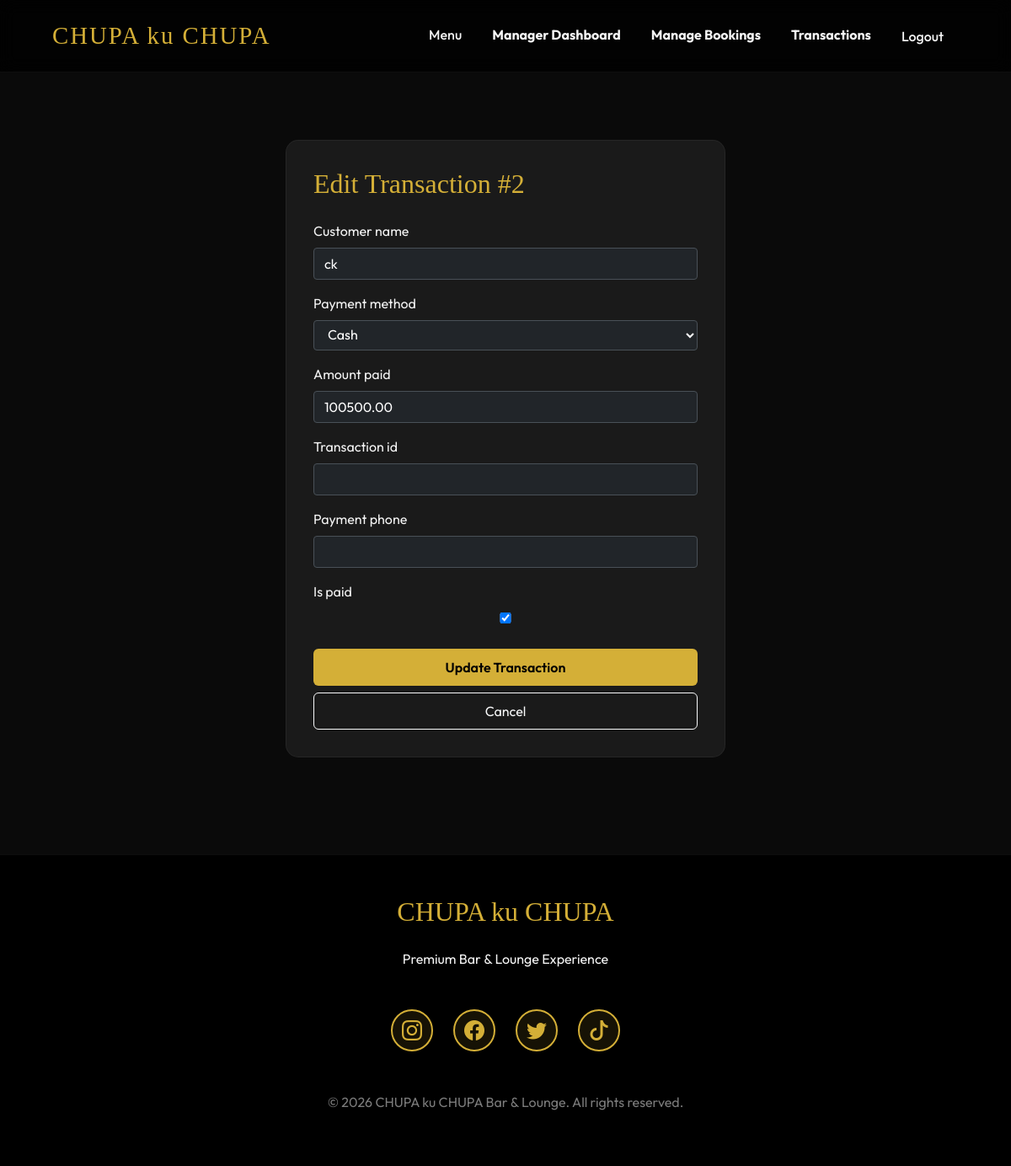
The app's page /orders/transactions/2/edit/ (signed in) with its own data.
### orders/models.py (models this page shows, shortened)
class Order(models.Model):
    staff_member = models.ForeignKey(settings.AUTH_USER_MODEL, on_delete=models.SET_NULL, null=True, related_name='recorded_orders')
    customer_name = models.CharField(max_length=200, blank=True, null=True)
    total_amount = models.DecimalField(max_digits=12, decimal_places=2, default=0.00)
    created_at = models.DateTimeField(auto_now_add=True)
    is_paid = models.BooleanField(default=False)
    payment_method = models.CharField(max_length=20, choices=[('CASH', 'Cash'), ('MOBILE_MONEY', 'Mobile Money')], default='CASH')
    amount_paid = models.DecimalField(max_digits=12, decimal_places=2, default=0.00)
    transaction_id = models.CharField(max_length=100, blank=True, null=True)
    payment_phone = models.CharField(max_length=20, blank=True, null=True)
    staff_name = models.CharField(max_length=100, blank=True, null=True, verbose_name="Staff Name")

### orders/views.py (the view)
# urls.py: path('transactions/<int:pk>/edit/', views.TransactionUpdateView.as_view(), name='transaction_edit'),
class TransactionUpdateView(LoginRequiredMixin, ManagerRequiredMixin, UpdateView):
    model = Order
    template_name = 'orders/transaction_form.html'
    fields = ['customer_name', 'payment_method', 'amount_paid', 'transaction_id', 'payment_phone', 'is_paid']
    success_url = reverse_lazy('orders:transaction_list')

### orders/views.py (called while the page is built)
    def test_func(self):
        return self.request.user.role == 'MANAGER'

### templates/orders/transaction_form.html (shortened to what this page needs)
{% extends 'base.html' %}
{% block content %}
<div class="row justify-content-center animate-fade">
    <div class="col-md-6">
        <div class="glass-card">
            <h2 class="mb-4">Edit Transaction #{{ object.id }}</h2>
            <form method="post">
                {% for field in form %}
                    <div class="mb-3">
                        <label class="form-label">{{ field.label }}</label>
                        {{ field }}
                    </div>
                {% endfor %}
                <div class="d-grid gap-2 mt-4">
                    <button type="submit" class="btn btn-gold py-2">Update Transaction</button>
                    <a href="{% url 'orders:transaction_list' %}" class="btn btn-outline-light">Cancel</a>
                </div>
            </form>
        </div>
    </div>
</div>
{% endblock %}

### templates/base.html (style rules this page uses)
:root { --primary-gold: #D4AF37; --dark-bg: #0A0A0A; --card-bg: #1A1A1A; --glass-bg: rgba(255, 255, 255, 0.05); --text-light: #F5F5F5; }
body { background-color: var(--dark-bg); color: var(--text-light); font-family: 'Outfit', sans-serif; overflow-x: hidden; }
h1, h2, h3, .navbar-brand { font-family: 'Playfair Display', serif; color: var(--primary-gold); }
.btn-gold { background-color: var(--primary-gold); color: black; font-weight: 600; border: none; transition: all 0.3s ease; }
.glass-card { background: var(--card-bg); border: 1px solid var(--glass-bg); border-radius: 15px; padding: 2rem; transition: transform 0.3s ease; }
.animate-fade { animation: fadeIn 0.8s ease forwards; }
.btn { min-height: 44px; min-width: 44px; display: flex; align-items: center; justify-content: center; font-size: 1rem; }
.form-label { margin-bottom: 0.5rem; font-size: 1rem; }
.row { margin-right: -0.5rem; margin-left: -0.5rem; }

### templates/orders/transaction_form.html (style rules this page uses)
form input, form select, form textarea { width: 100%; padding: 0.375rem 0.75rem; background-color: #212529; color: white; border: 1px solid #495057; border-radius: 0.25rem; }

### records on screen
Order: id "2", form "ck" "Cash" "100500.00" "☑"

### other values on screen
{{ field.label }} "Customer name" "Payment method" "Amount paid" "Transaction id" "Payment phone" "Is paid"
